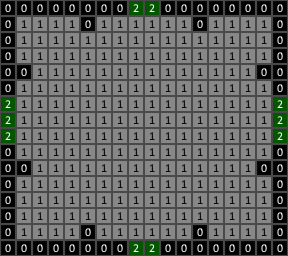

This game map was drawn from its Tiled (.tmx) file and the tilesets committed beside it. A one-line description and the full map source follow:
An orthogonal 18x16 tile map with 16x16 px tiles, 1 tile layer (Tile Layer 1) and 18 objects (10x randomObject, 8x lightSource).

<map version="1.4" tiledversion="1.4.3" orientation="orthogonal" renderorder="right-down" width="18" height="16" tilewidth="16" tileheight="16" infinite="0" nextlayerid="3" nextobjectid="24">
 <properties>
  <property name="roomType" type="int" value="2" />
 </properties>
 <tileset firstgid="1" source="tiledTiles.tsx" />
 <layer id="1" name="Tile Layer 1" width="18" height="16">
  <data encoding="csv">
1,1,1,1,1,1,1,1,3,3,1,1,1,1,1,1,1,1,
1,2,2,2,2,1,2,2,2,2,2,2,1,2,2,2,2,1,
1,2,2,2,2,2,2,2,2,2,2,2,2,2,2,2,2,1,
1,2,2,2,2,2,2,2,2,2,2,2,2,2,2,2,2,1,
1,1,2,2,2,2,2,2,2,2,2,2,2,2,2,2,1,1,
1,2,2,2,2,2,2,2,2,2,2,2,2,2,2,2,2,1,
3,2,2,2,2,2,2,2,2,2,2,2,2,2,2,2,2,3,
3,2,2,2,2,2,2,2,2,2,2,2,2,2,2,2,2,3,
3,2,2,2,2,2,2,2,2,2,2,2,2,2,2,2,2,3,
1,2,2,2,2,2,2,2,2,2,2,2,2,2,2,2,2,1,
1,1,2,2,2,2,2,2,2,2,2,2,2,2,2,2,1,1,
1,2,2,2,2,2,2,2,2,2,2,2,2,2,2,2,2,1,
1,2,2,2,2,2,2,2,2,2,2,2,2,2,2,2,2,1,
1,2,2,2,2,2,2,2,2,2,2,2,2,2,2,2,2,1,
1,2,2,2,2,1,2,2,2,2,2,2,1,2,2,2,2,1,
1,1,1,1,1,1,1,1,3,3,1,1,1,1,1,1,1,1
</data>
 </layer>
 <objectgroup id="2" name="Object Layer 1">
  <object id="1" name="lightSource1" type="lightSource" x="88" y="40">
   <point />
  </object>
  <object id="5" name="lightSource1" type="lightSource" x="200" y="40">
   <point />
  </object>
  <object id="6" name="lightSource1" type="lightSource" x="248" y="72">
   <point />
  </object>
  <object id="7" name="lightSource1" type="lightSource" x="40" y="72">
   <point />
  </object>
  <object id="8" name="lightSource1" type="lightSource" x="40" y="168">
   <point />
  </object>
  <object id="9" name="lightSource1" type="lightSource" x="248" y="168">
   <point />
  </object>
  <object id="10" name="lightSource1" type="lightSource" x="88" y="216">
   <point />
  </object>
  <object id="11" name="lightSource1" type="lightSource" x="200" y="216">
   <properties>
    <property name="roomType" type="int" value="1" />
   </properties>
   <point />
  </object>
  <object id="12" name="randomObject" type="randomObject" x="88.2347" y="71.2436">
   <point />
  </object>
  <object id="13" name="randomObject" type="randomObject" x="199.721" y="72.1379">
   <point />
  </object>
  <object id="14" name="randomObject" type="randomObject" x="200.317" y="167.527">
   <point />
  </object>
  <object id="15" name="randomObject" type="randomObject" x="87.9367" y="168.123">
   <point />
  </object>
  <object id="16" name="randomObject" type="randomObject" x="55.7429" y="24.4434">
   <point />
  </object>
  <object id="17" name="randomObject" type="randomObject" x="39.9441" y="23.8472">
   <point />
  </object>
  <object id="18" name="randomObject" type="randomObject" x="23.251" y="24.4434">
   <point />
  </object>
  <object id="19" name="randomObject" type="randomObject" x="71.5417" y="24.1453">
   <point />
  </object>
  <object id="20" name="randomObject" type="randomObject" x="215.817" y="24.4434">
   <point />
  </object>
  <object id="23" name="randomObject" type="randomObject" x="248.309" y="24.1453">
   <point />
  </object>
 </objectgroup>
</map>